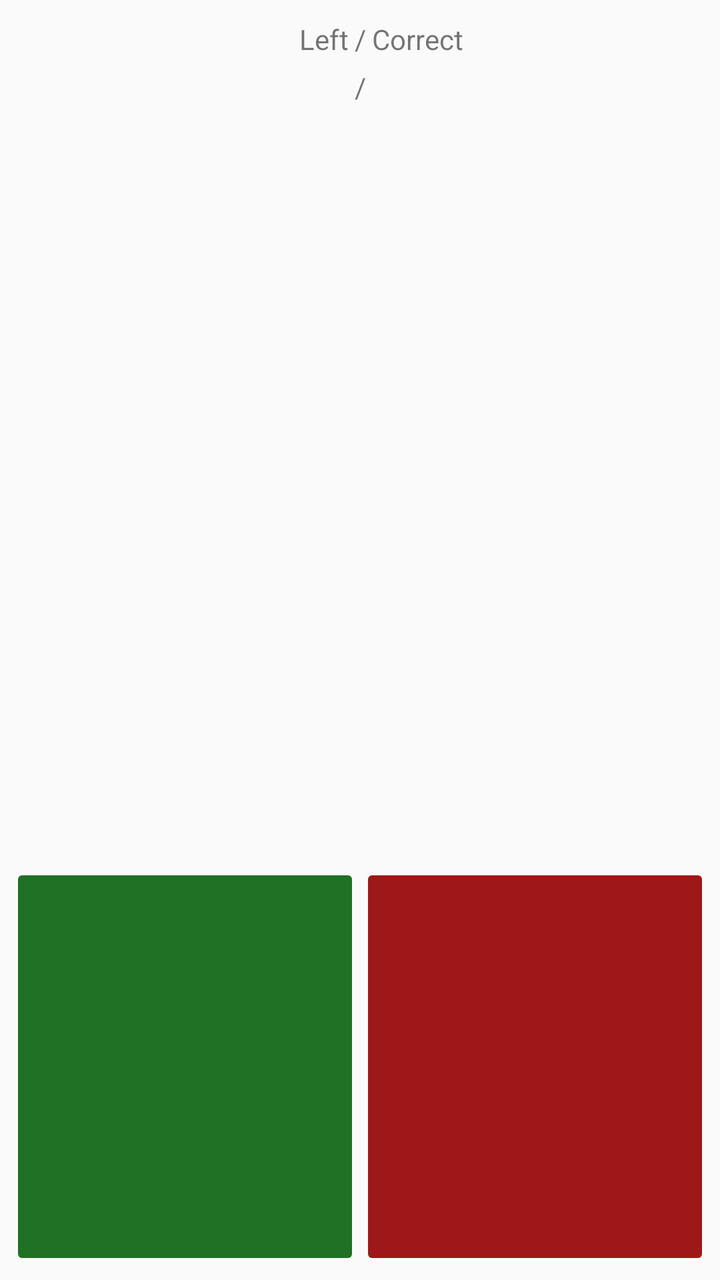
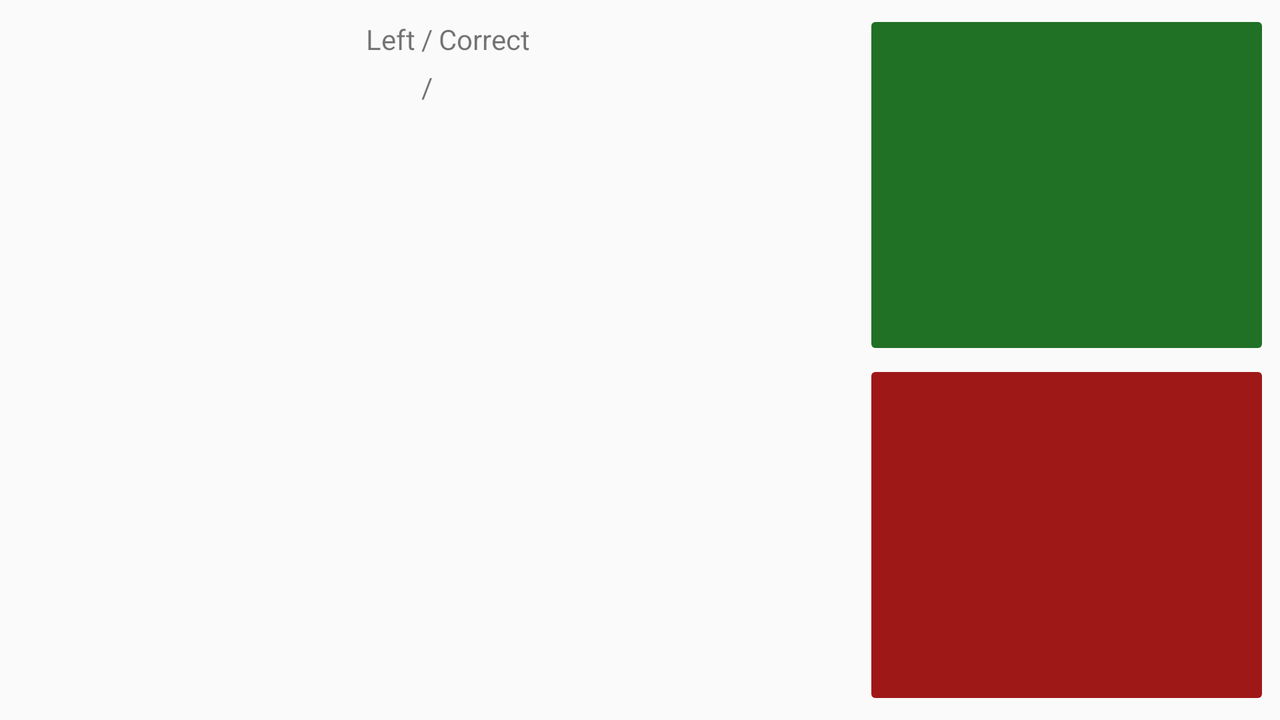

Compare how this app lays out the same screen by default and in its alternative resource folder. The renders come first, then the two layout files and the values they reference.
<!-- AndroidManifest.xml: application theme AppTheme -->
<!-- res/layout/quiz_fragment.xml -->
<?xml version="1.0" encoding="utf-8"?>
<androidx.constraintlayout.widget.ConstraintLayout xmlns:android="http://schemas.android.com/apk/res/android"
    xmlns:app="http://schemas.android.com/apk/res-auto"
    xmlns:tools="http://schemas.android.com/tools"
    android:id="@+id/frameLayout2"
    android:layout_width="match_parent"
    android:layout_height="match_parent"
    tools:context=".QuizFragment">

    <TextView
        android:id="@+id/background_TextView"
        android:layout_width="match_parent"
        android:layout_height="match_parent"
        tools:layout_editor_absoluteX="38dp"
        tools:layout_editor_absoluteY="100dp" />

    <TextView
        android:id="@+id/question_TextView"
        android:layout_width="match_parent"
        android:layout_height="wrap_content"
        android:layout_marginStart="25dp"
        android:layout_marginTop="25dp"
        android:layout_marginEnd="25dp"
        android:textAlignment="center"
        android:textSize="24sp"
        app:layout_constraintBottom_toTopOf="@+id/guideline"
        app:layout_constraintEnd_toEndOf="parent"
        app:layout_constraintStart_toStartOf="parent"
        app:layout_constraintTop_toTopOf="parent" />

    <androidx.constraintlayout.widget.Guideline
        android:id="@+id/guideline"
        android:layout_width="wrap_content"
        android:layout_height="wrap_content"
        android:orientation="horizontal"
        app:layout_constraintGuide_percent="0.6666" />

    <androidx.constraintlayout.widget.Guideline
        android:id="@+id/guideline3"
        android:layout_width="wrap_content"
        android:layout_height="wrap_content"
        android:orientation="vertical"
        app:layout_constraintGuide_percent=".5" />

    <TextView
        android:id="@+id/questions_correct_TextView"
        android:layout_width="wrap_content"
        android:layout_height="wrap_content"
        android:layout_marginStart="3dp"
        app:layout_constraintBottom_toBottomOf="@+id/questions_out_of_TextView"
        app:layout_constraintStart_toEndOf="@+id/questions_out_of_TextView" />

    <TextView
        android:id="@+id/questions_out_of_TextView"
        android:layout_width="wrap_content"
        android:layout_height="wrap_content"
        android:layout_marginTop="5dp"
        android:text="@string/out_of_slash"
        app:layout_constraintEnd_toEndOf="parent"
        app:layout_constraintStart_toStartOf="parent"
        app:layout_constraintTop_toBottomOf="@+id/questions_out_of_headine_TextView" />

    <TextView
        android:id="@+id/questions_left_TextView"
        android:layout_width="wrap_content"
        android:layout_height="wrap_content"
        android:layout_marginEnd="3dp"
        app:layout_constraintBottom_toBottomOf="@+id/questions_out_of_TextView"
        app:layout_constraintEnd_toStartOf="@+id/questions_out_of_TextView" />

    <TextView
        android:id="@+id/questions_out_of_headine_TextView"
        android:layout_width="wrap_content"
        android:layout_height="wrap_content"
        android:layout_marginTop="10dp"
        android:text="@string/out_of_slash"
        app:layout_constraintEnd_toEndOf="parent"
        app:layout_constraintStart_toStartOf="parent"
        app:layout_constraintTop_toTopOf="parent" />

    <TextView
        android:id="@+id/questions_correct_headline_TextView"
        android:text="@string/correct_headline"
        android:layout_width="wrap_content"
        android:layout_height="wrap_content"
        android:layout_marginStart="3dp"
        app:layout_constraintBottom_toBottomOf="@+id/questions_out_of_headine_TextView"
        app:layout_constraintStart_toEndOf="@+id/questions_out_of_headine_TextView" />

    <TextView
        android:id="@+id/questions_left_headline_TextView"
        android:layout_width="wrap_content"
        android:layout_height="wrap_content"
        android:layout_marginEnd="3dp"
        android:text="@string/left_headline"
        app:layout_constraintBottom_toBottomOf="@+id/questions_out_of_headine_TextView"
        app:layout_constraintEnd_toStartOf="@+id/questions_out_of_headine_TextView" />

    <ImageButton
        android:id="@+id/answer_question_true_Button"
        style="@style/TrueButton"
        android:layout_width="0dp"
        android:layout_height="0dp"
        android:layout_marginStart="5dp"
        android:layout_marginTop="5dp"
        android:layout_marginBottom="5dp"
        android:contentDescription="@string/true_symbol_description"
        android:src="@drawable/true_symbol_white_100dp"
        app:layout_constraintBottom_toBottomOf="parent"
        app:layout_constraintEnd_toStartOf="@+id/guideline3"
        app:layout_constraintStart_toStartOf="parent"
        app:layout_constraintTop_toTopOf="@+id/guideline"
        tools:src="@drawable/true_symbol_white_100dp" />

    <ImageButton
        android:id="@+id/answer_question_false_Button"
        style="@style/FalseButton"
        android:layout_width="0dp"
        android:layout_height="0dp"
        android:layout_marginTop="5dp"
        android:layout_marginEnd="5dp"
        android:layout_marginBottom="5dp"
        android:contentDescription="@string/false_symbol_description"
        android:src="@drawable/false_symbol_white_100dp"
        app:layout_constraintBottom_toBottomOf="parent"
        app:layout_constraintEnd_toEndOf="parent"
        app:layout_constraintStart_toStartOf="@+id/guideline3"
        app:layout_constraintTop_toTopOf="@+id/guideline" />

</androidx.constraintlayout.widget.ConstraintLayout>
<!-- resources referenced by this layout -->
<resources>
  <string name="correct_headline">Correct</string>
  <string name="false_symbol_description">A false check mark.</string>
  <string name="left_headline">Left</string>
  <string name="out_of_slash">/</string>
  <string name="true_symbol_description">A true check mark.</string>
  <style name="FalseButton" parent="Widget.AppCompat.ImageButton">
          <item name="android:backgroundTint">@color/colorFalse</item>
      </style>
  <style name="TrueButton" parent="Widget.AppCompat.ImageButton">
          <item name="android:backgroundTint">@color/colorTrue</item>
      </style>
  <style name="AppTheme" parent="Theme.AppCompat.Light.DarkActionBar">
          
          <item name="colorPrimary">@color/colorPrimary</item>
          <item name="colorPrimaryDark">@color/colorPrimaryDark</item>
          <item name="colorAccent">@color/colorAccent</item>
      </style>
  <color name="colorFalse">#9F1818</color>
  <color name="colorTrue">#207026</color>
  <color name="colorPrimary">#1E1E1E</color>
  <color name="colorPrimaryDark">#141414</color>
  <color name="colorAccent">#000000</color>
</resources>
<!-- res/layout-land/quiz_fragment.xml (the repository's variant of the layout above) -->
<!-- drawn on the phone turned sideways -->
<?xml version="1.0" encoding="utf-8"?>
<androidx.constraintlayout.widget.ConstraintLayout xmlns:android="http://schemas.android.com/apk/res/android"
    xmlns:app="http://schemas.android.com/apk/res-auto"
    xmlns:tools="http://schemas.android.com/tools"
    android:id="@+id/frameLayout2"
    android:layout_width="match_parent"
    android:layout_height="match_parent"
    tools:context=".QuizFragment">

    <TextView
        android:id="@+id/question_TextView"
        android:layout_width="0dp"
        android:layout_height="wrap_content"
        android:layout_marginStart="25dp"
        android:layout_marginEnd="25dp"
        android:textAlignment="center"
        android:textSize="24sp"
        app:layout_constraintBottom_toBottomOf="parent"
        app:layout_constraintEnd_toStartOf="@+id/guideline3"
        app:layout_constraintStart_toStartOf="parent"
        app:layout_constraintTop_toTopOf="parent"
        app:layout_constraintVertical_bias="0.497" />

    <androidx.constraintlayout.widget.Guideline
        android:id="@+id/guideline"
        android:layout_width="wrap_content"
        android:layout_height="wrap_content"
        android:orientation="horizontal"
        app:layout_constraintGuide_percent=".5" />

    <androidx.constraintlayout.widget.Guideline
        android:id="@+id/guideline3"
        android:layout_width="wrap_content"
        android:layout_height="wrap_content"
        android:orientation="vertical"
        app:layout_constraintGuide_percent=".6666" />

    <TextView
        android:id="@+id/questions_correct_TextView"
        android:layout_width="wrap_content"
        android:layout_height="wrap_content"
        android:layout_marginStart="3dp"
        app:layout_constraintBottom_toBottomOf="@+id/questions_out_of_TextView"
        app:layout_constraintStart_toEndOf="@+id/questions_out_of_TextView" />

    <TextView
        android:id="@+id/questions_out_of_TextView"
        android:layout_width="wrap_content"
        android:layout_height="wrap_content"
        android:layout_marginTop="5dp"
        android:text="@string/out_of_slash"
        app:layout_constraintEnd_toStartOf="@+id/guideline3"
        app:layout_constraintStart_toStartOf="parent"
        app:layout_constraintTop_toBottomOf="@+id/questions_out_of_headine_TextView" />

    <TextView
        android:id="@+id/questions_left_TextView"
        android:layout_width="wrap_content"
        android:layout_height="wrap_content"
        android:layout_marginEnd="3dp"
        app:layout_constraintBottom_toBottomOf="@+id/questions_out_of_TextView"
        app:layout_constraintEnd_toStartOf="@+id/questions_out_of_TextView" />

    <TextView
        android:id="@+id/questions_out_of_headine_TextView"
        android:layout_width="wrap_content"
        android:layout_height="wrap_content"
        android:layout_marginTop="10dp"
        android:text="@string/out_of_slash"
        app:layout_constraintEnd_toStartOf="@+id/guideline3"
        app:layout_constraintStart_toStartOf="parent"
        app:layout_constraintTop_toTopOf="parent" />

    <TextView
        android:id="@+id/questions_correct_headline_TextView"
        android:layout_width="wrap_content"
        android:layout_height="wrap_content"
        android:layout_marginStart="3dp"
        android:text="@string/correct_headline"
        app:layout_constraintBottom_toBottomOf="@+id/questions_out_of_headine_TextView"
        app:layout_constraintStart_toEndOf="@+id/questions_out_of_headine_TextView" />

    <TextView
        android:id="@+id/questions_left_headline_TextView"
        android:layout_width="wrap_content"
        android:layout_height="wrap_content"
        android:layout_marginEnd="3dp"
        android:text="@string/left_headline"
        app:layout_constraintBottom_toBottomOf="@+id/questions_out_of_headine_TextView"
        app:layout_constraintEnd_toStartOf="@+id/questions_out_of_headine_TextView" />

    <ImageButton
        android:id="@+id/answer_question_true_Button"
        style="@style/TrueButton"
        android:layout_width="0dp"
        android:layout_height="0dp"
        android:layout_marginStart="5dp"
        android:layout_marginTop="5dp"
        android:layout_marginEnd="5dp"
        android:contentDescription="@string/true_symbol_description"
        android:src="@drawable/true_symbol_white_100dp"
        app:layout_constraintBottom_toTopOf="@+id/guideline"
        app:layout_constraintEnd_toEndOf="parent"
        app:layout_constraintStart_toStartOf="@+id/guideline3"
        app:layout_constraintTop_toTopOf="parent"
        tools:src="@drawable/true_symbol_white_100dp" />

    <ImageButton
        android:id="@+id/answer_question_false_Button"
        style="@style/FalseButton"
        android:layout_width="0dp"
        android:layout_height="0dp"
        android:layout_marginStart="5dp"
        android:layout_marginEnd="5dp"
        android:layout_marginBottom="5dp"
        android:contentDescription="@string/false_symbol_description"
        android:src="@drawable/false_symbol_white_100dp"
        app:layout_constraintBottom_toBottomOf="parent"
        app:layout_constraintEnd_toEndOf="parent"
        app:layout_constraintStart_toStartOf="@+id/guideline3"
        app:layout_constraintTop_toTopOf="@+id/guideline" />

</androidx.constraintlayout.widget.ConstraintLayout>
